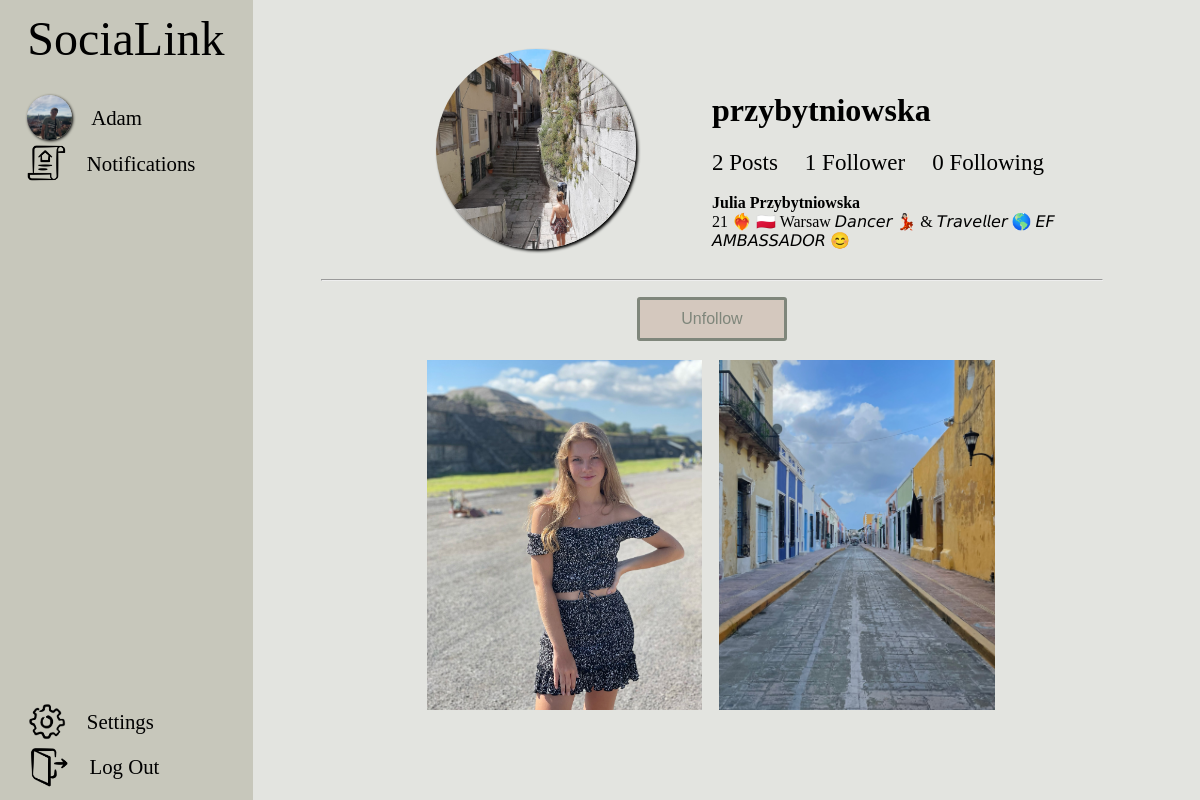
/profile/przybytniowska (signed in), run on the app's committed database.
### core/models.py (models this page shows, shortened)
class Profile(models.Model):
    user = models.ForeignKey(User, on_delete=models.CASCADE)
    id_user = models.IntegerField()
    bio = models.TextField(blank=True)
    profile_img = models.ImageField(upload_to='profile_photos', default='default_photo.png')
    location = models.CharField(blank = True, max_length=100)
    email = models.CharField(max_length=100)
    name = models.CharField(max_length=20)
    surname = models.CharField(max_length=30)
    phone = models.CharField(max_length=15, blank=True)

class Post(models.Model):
    id = models.CharField(primary_key=True, default=uuid.uuid4 ,max_length=500)
    user = models.CharField(max_length=100)
    image = models.ImageField(upload_to="post_images", blank=True)
    description = models.TextField()
    created_at = models.DateTimeField(default=datetime.now)
    no_of_likes = models.IntegerField(default=0)

### core/views.py (the view)
# urls.py: path('profile/<str:pk>', views.profile, name="profile"),
@login_required(login_url='sign')
def profile(request, pk):
    user_object = User.objects.get(username=pk)
    user_profile = Profile.objects.get(user=user_object)
    user_posts = Post.objects.filter(user=pk)
    no_post = len(user_posts)
    user_logged = Profile.objects.get(user=request.user)
    follower = request.user.username
    user = pk
    if Followers.objects.filter(follower=follower, user=user).first():
        button_text = 'Unfollow'
    else:
        button_text = 'Follow'
    followers = len(Followers.objects.filter(user=pk))
    following = len(Followers.objects.filter(follower=pk))
    return render(request, 'profile.html', {'user_object' : user_object,
    'user_profile': user_profile, 'user_posts': user_posts, 'no_post':no_post,
     'user_logged' : user_logged, 'button_text' : button_text, 'followers': followers,
      'following' : following})

### templates/profile.html (shortened to what this page needs)
{% load static %}
<!DOCTYPE html>
<html lang="en">
<head>
    <link rel="stylesheet" href="{% static 'home_style.css' %}">
    <link rel="stylesheet" href="{% static 'style.css' %}">
    <link rel="stylesheet" href="{% static 'profile_style.css' %}">
</head>
<body>
    <div class="info">
        <div class="logo"><a href='/'>SociaLink</a></div>
        <div class="cont_news">
            <a href="/profile/{{user_logged.user.username}}" class="options" id="photo"><img src="{{user_logged.profile_img.url}}" class="profile_photo1" > &nbsp &nbsp {{user_logged.name}}</a>
            <a href="" class="options" id="news"><img src="{% static 'images/notify.png' %}" width="39.5em"> &nbsp &nbsp Notifications</a>
        </div>
        <div class="cont_options">
            <a href="/setting" class="options" id="settings"><img src="{% static 'images/settong_icon.png' %}" width="39.5em"> &nbsp &nbsp Settings</a>
            <a href="logout" class="options" id="logout"><img src="{% static 'images/log_out_icon.png' %}" width="40em"> &nbsp &nbsp Log Out</a>
        </div>
    </div>
    <div class="container_set">
        <div class="flex add">
            <div class="photo">
                <img src="{{user_profile.profile_img.url}}" class="profile_photo4">
            </div>
            <div class="details">
                <div class="top">
                    <div>
                        <h1>{{user_profile.user.username}}</h1>
                    </div>
                </div>
                <div class="posts">
                    {% if no_post == 0 %}
					<span style="font-size: 23px;">No Post</span>
					{% elif no_post == 1 %}
					<span style="font-size: 23px;">{{no_post}} Post</span>
					{% else %}
					<span style="font-size: 23px;">{{no_post}} Posts</span>
					{% endif %}
                    {% if followers == 0 %}
					<span style="font-size: 23px;">&nbsp &nbsp No Followers</span>
					{% elif followers == 1 %}
					<span style="font-size: 23px;">&nbsp &nbsp {{followers}} Follower</span>
					{% else %}
					<span style="font-size: 23px;">&nbsp &nbsp {{followers}} Followers</span>
					{% endif %}
                    <span style="font-size: 23px;">&nbsp &nbsp {{following}} Following</span>
                </div>
                <br>
                <div>
                    <strong>{{user_profile.name}} {{user_profile.surname}}</strong>
                    <br>
                    {{user_profile.bio}}
                </div>
            </div>
        </div>
        <br>
        <hr style="width:80%;">
        <div style="margin:auto; width:150px; margin-bottom: 0;">
            {% if user.username != user_object.username %}
            <form action="/follow" method="POST">
                <button type="submit" class="button" style="background-color: rgba(212,200,190, 1); border: solid rgba(127,134, 123,1); width:150px; padding: 0; padding-top: 10px; padding-bottom: 10px;">{{button_text}}</button>
            </form>
            {% endif %}
        </div>
        <div class="gallery">
            {% for post in user_posts reversed %}
                <img src="{{post.image.url}}" class="gallery_in">
            {% endfor %}
        </div>
    </div>
</body>
</html>

### static/home_style.css (style rules this page uses)
.button { padding: 1em; margin-top:0.5em; border-radius: 3px; background-color: rgba(227, 228, 224,1); color: rgba(127,134,123,1); cursor: pointer; }
.container_set { position: absolute; min-width: calc(100% - 14em); right: 0; top: 0; z-index: 9; }
.profile_photo1 { object-fit: cover; border-radius: 50%; height: 45px; width: 45px; box-shadow: #000000 1px 1px 3px; }
.flex { display: flex; gap:5px; align-items: center; }
.cont_options { position: absolute; bottom: 4%; width: 80%; margin-left: 15%; }
.cont_news { position: relative; width:80%; margin-left: 15%; }
.info { background-color: rgba(199,199,187,1); height: 105%; position: fixed; margin-left: -2%; margin-top: -2%; width: fit-content; z-index: 9; }
.options { position: relative; bottom: 0; height:2em; width: 100%; align-items: center; display: flex; font-size:1.3em; padding: 1%; }
#logout { margin-left: 1%; }

### static/style.css (style rules this page uses)
html { height: 100%; }
body { background-color: rgba(227, 228, 224,1); }
a { text-decoration: none; color: black; cursor: pointer; }
.logo { font-family: 'Brush Script MT', cursive, bold; font-size: 3em; margin: 0.6em; margin-left: 0.9em; text-decoration: black; position: relative; margin-top: 10%; }
.info { background-color: rgba(199,199,187,1); height: 105%; position: fixed; margin-left: -2%; margin-top: -2%; width: fit-content; z-index:15; }
.options { position: relative; bottom: 0; height:2em; width: 100%; align-items: center; display: flex; font-size:1.3em; padding: 1%; }
button { outline: none !important; font-size: medium; border: none; width: auto; overflow: visible; background: transparent; line-height: normal; cursor: pointer; }

### static/profile_style.css (style rules this page uses)
.add { max-width:80%; margin: auto; margin-top: 5%; height: auto; align-items: center; }
.photo { width:20%; margin: auto; }
.profile_photo4 { object-fit: cover; border-radius: 50%; height: 200px; width: 200px; box-shadow: #000000 2px 2px 3px; }
.details { width:50%; height: 28%; }
.top { display: inline-flex; width:100%; margin: auto; margin-top: 5%; height: auto; align-items: center; }
.gallery { min-width:60%; width:60%; margin: auto; margin-top: 2%; height: auto; vertical-align: middle; }
.gallery_in { margin-top: 0%; margin-left: 1.3%; margin-right: 1%; margin-bottom: 2%; object-fit: cover; min-width: 47%; width: 47%; height: 350px; }

### data on the page
Profile: profile_img (picture), name "Adam"
Profile: profile_img (picture), user.username "przybytniowska", name "Julia", surname "Przybytniowska", bio "21 ❤️‍🔥 🇵🇱 Warsaw 𝘋𝘢𝘯𝘤𝘦𝘳 💃🏻 & 𝘛𝘳𝘢𝘷𝘦𝘭𝘭𝘦𝘳 🌎 𝘌𝘍 𝘈𝘔𝘉𝘈𝘚𝘚𝘈𝘋𝘖𝘙 😊"
Post: image (picture)
Post: image (picture)

### other printed values
{{ no_post }} "2"
{{ followers }} "1"
{{ following }} "0"
{{ button_text }} "Unfollow"
